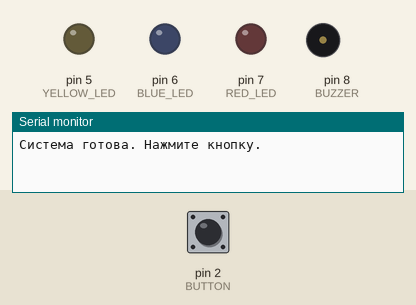
This sketch was run on a simulated Arduino Uno, built with avr-gcc and run on an emulated ATmega328P. Shown: output pins drawn as LEDs (lit = HIGH), buzzer (waves = sounding), the last lines printed to the serial monitor. Dashed ring = blinking. The test bench sets the inputs (shaded band); at power-on: pin 2 (BUTTON) HIGH.

Above: at 1.2 s.
1.3 s: pin 2 (BUTTON) pulled LOW for 0.15 s
At 1.93 s:
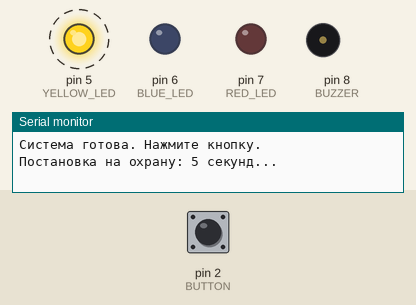
4.3 s: pin 2 (BUTTON) pulled LOW for 1 s
At 5.3 s:
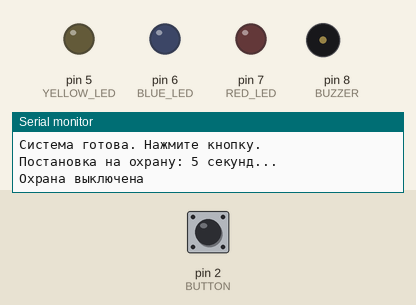
6.8 s: pin 2 (BUTTON) pulled LOW for 0.15 s
At 7.43 s:
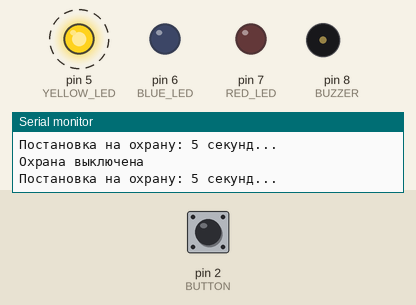
9.9 s: pin 2 (BUTTON) pulled LOW for 3.2 s
At 10.8 s:
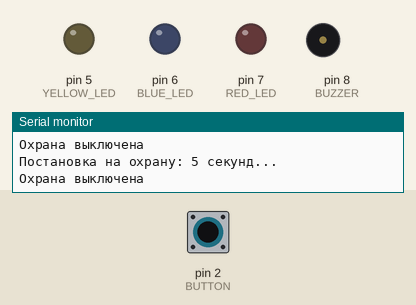
14.6 s: pin 2 (BUTTON) pulled LOW for 0.15 s
At 20.19 s:
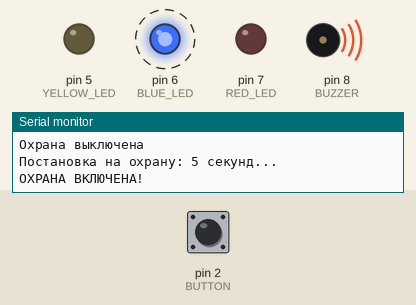
Timing chart, 0 to 21.7 s (numbered marks = the images above; inputs shaded):
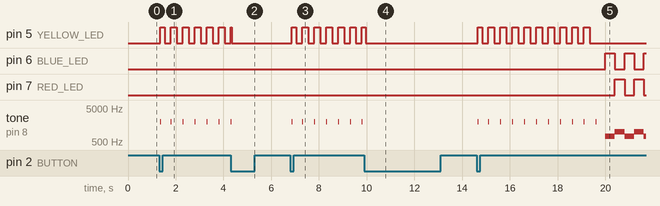

Measured:
- after the input at 1.3 s, pin 5 (YELLOW_LED): alternates HIGH for 0.25 s and LOW for 0.25 s, starting after 0.05 s; tone on pin 8 (BUZZER): alternates 2000 Hz for 0.03 s and silent for 0.47 s, starting after 0.05 s
- after the input at 4.3 s, pin 6 (BLUE_LED): stays LOW (without the input it goes to HIGH after 2.4 s); tone on pin 8 (BUZZER): goes on until 4.3 s, then stays silent
- after the input at 6.8 s, pin 5 (YELLOW_LED): alternates HIGH for 0.25 s and LOW for 0.25 s, starting after 0.05 s; tone on pin 8 (BUZZER): alternates 2000 Hz for 0.03 s and silent for 0.47 s, starting after 0.05 s
- after the input at 9.9 s, pin 6 (BLUE_LED), pin 7 (RED_LED): stops changing and stays LOW; tone on pin 8 (BUZZER): stops changing and stays silent
- after the input at 14.6 s, pin 5 (YELLOW_LED): alternates HIGH for 0.25 s and LOW for 0.25 s, 20 changes in all, then stays LOW, starting after 0.05 s; pin 6 (BLUE_LED): alternates HIGH for 0.40 s and LOW for 0.40 s, starting after 5.4 s

The sketch:

Urok8_4_Zaderzhka_5s.ino
```cpp
/*
  Урок 8. Задание 4 — 5 секунд на выход

  Как у настоящей сигнализации: после нажатия кнопки у
  хозяина есть 5 секунд, чтобы выйти. Всё это время мигает
  ЖЁЛТЫЙ светодиод и тикает пищалка. Потом включается сирена.
  Нажатие кнопки в любой момент — всё выключает.

  У системы три РЕЖИМА (состояния):
    MODE_OFF    — выключено
    MODE_ARMING — постановка на охрану: мигает жёлтый
    MODE_GUARD  — охрана включена: работает сирена

  Подключение (добавился жёлтый светодиод):
    пин 5 → резистор 220 Ом → длинная ножка (+),
    короткая ножка (−) → GND
*/

const int RED_LED    = 7;    // красный светодиод
const int BLUE_LED   = 6;    // синий светодиод
const int YELLOW_LED = 5;    // жёлтый светодиод
const int BUZZER     = 8;    // пищалка
const int BUTTON     = 2;    // кнопка

const int HIGH_TONE  = 1000;   // тоны сирены, Гц
const int LOW_TONE   = 750;
const int TICK_TONE  = 2000;   // «тик» во время отсчёта, Гц
const int PHASE_TIME = 400;    // фаза сирены, мс
const int BLINK_TIME = 250;    // жёлтый: 250 мс вкл, 250 мс выкл
const unsigned long ARM_TIME = 5000;   // время на выход: 5 с

// Номера режимов
const int MODE_OFF    = 0;
const int MODE_ARMING = 1;
const int MODE_GUARD  = 2;

int mode = MODE_OFF;            // текущий режим
unsigned long armStart = 0;     // когда начался отсчёт 5 секунд
unsigned long lastSwitch = 0;   // когда последний раз мигнули
bool lightOn = false;           // фаза мигания
int lastButton = HIGH;          // состояние кнопки в прошлый раз

void setup() {
  pinMode(RED_LED, OUTPUT);
  pinMode(BLUE_LED, OUTPUT);
  pinMode(YELLOW_LED, OUTPUT);
  pinMode(BUZZER, OUTPUT);
  pinMode(BUTTON, INPUT_PULLUP);   // отпущена = HIGH, нажата = LOW

  Serial.begin(9600);
  Serial.println("Система готова. Нажмите кнопку.");
}

void loop() {
  unsigned long now = millis();

  // ===== 1. КНОПКА: меняем режим =====
  int button = digitalRead(BUTTON);
  if (button != lastButton) {
    delay(50);                        // пережидаем дребезг
    if (button == LOW) {              // нажатие
      if (mode == MODE_OFF) {
        mode = MODE_ARMING;           // начинаем отсчёт
        armStart = now;               // засекаем время
        Serial.println("Постановка на охрану: 5 секунд...");
      } else {
        mode = MODE_OFF;              // из любого режима — выкл
        Serial.println("Охрана выключена");
        digitalWrite(RED_LED, LOW);
        digitalWrite(BLUE_LED, LOW);
        digitalWrite(YELLOW_LED, LOW);
        noTone(BUZZER);
        lightOn = false;
      }
    }
    lastButton = button;
  }

  // ===== 2. ПОСТАНОВКА НА ОХРАНУ: мигает жёлтый =====
  if (mode == MODE_ARMING) {
    if (now - lastSwitch >= BLINK_TIME) {   // пора мигнуть
      lastSwitch = now;
      lightOn = !lightOn;
      digitalWrite(YELLOW_LED, lightOn);   // true=HIGH, false=LOW
      if (lightOn) {
        tone(BUZZER, TICK_TONE, 30);  // короткий «тик» со вспышкой
      }
    }
    if (now - armStart >= ARM_TIME) {      // прошло 5 секунд?
      mode = MODE_GUARD;
      digitalWrite(YELLOW_LED, LOW);
      Serial.println("ОХРАНА ВКЛЮЧЕНА!");
    }
  }

  // ===== 3. ОХРАНА: работает сирена =====
  if (mode == MODE_GUARD && now - lastSwitch >= PHASE_TIME) {
    lastSwitch = now;
    lightOn = !lightOn;
    if (lightOn) {
      digitalWrite(RED_LED, HIGH);    // красный + высокий тон
      digitalWrite(BLUE_LED, LOW);
      tone(BUZZER, HIGH_TONE);
    } else {
      digitalWrite(RED_LED, LOW);     // синий + низкий тон
      digitalWrite(BLUE_LED, HIGH);
      tone(BUZZER, LOW_TONE);
    }
  }
}
```
